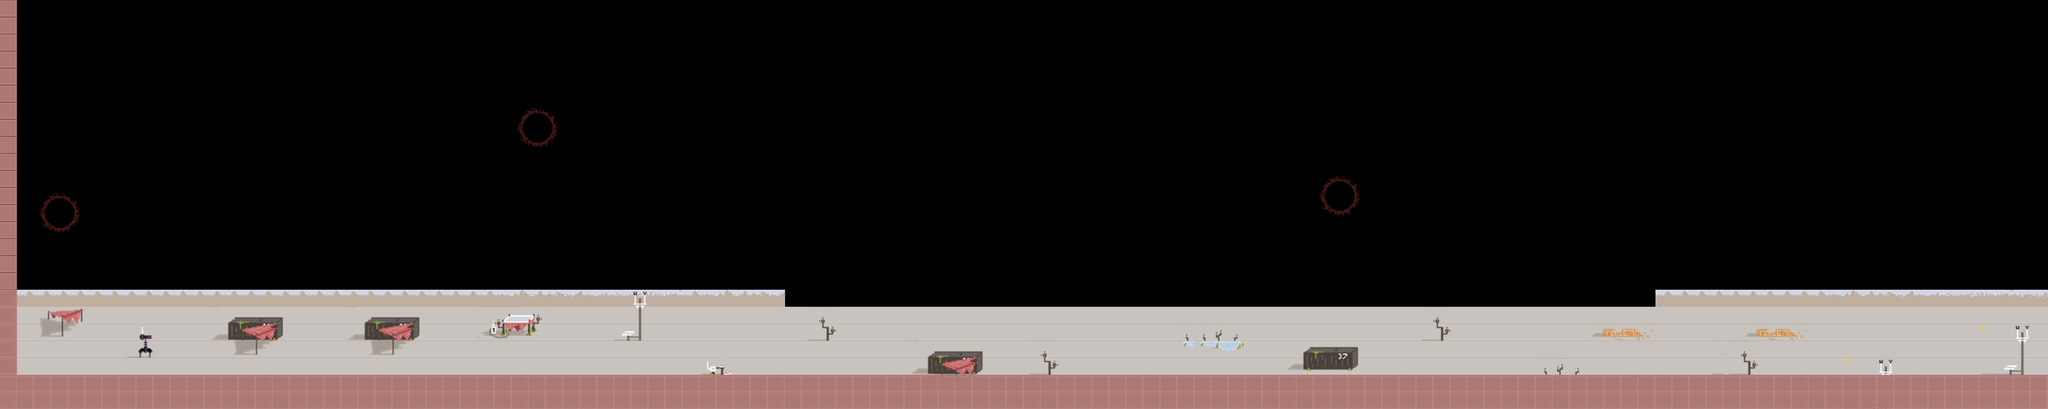

A 2D game scene composited from a Tiled map and its tileset images. What follows is a short description and the map's XML, with each tile layer's data collapsed to a summary:
An orthogonal 120x24 tile map with 32x32 px tiles, 3 tile layers (Base, Scence, Ground) and 2 objects (Portal, Vagabond).

<map version="1.10" tiledversion="1.10.2" orientation="orthogonal" renderorder="right-down" width="120" height="24" tilewidth="32" tileheight="32" infinite="0" nextlayerid="14" nextobjectid="63">
 <tileset firstgid="1" name="Desert" tilewidth="32" tileheight="32" tilecount="256" columns="16">
  <image source="assets/Tileset1.png" width="512" height="512" />
 </tileset>
 <layer id="1" name="Base" width="120" height="24">
  <data>[2880 cells, 789 non-empty, 30 distinct tile ids]</data>
 </layer>
 <layer id="4" name="Scence" width="120" height="24">
  <data>[2880 cells, 168 non-empty, 79 distinct tile ids]</data>
 </layer>
 <layer id="6" name="Ground" width="120" height="24">
  <data>[2880 cells, 262 non-empty, 1 distinct tile ids]</data>
 </layer>
 <objectgroup id="12" name="InteractItem">
  <object id="60" name="Portal" x="122" y="630" width="80" height="80">
   <properties>
    <property name="From" value="2" />
    <property name="To" value="1" />
   </properties>
  </object>
 </objectgroup>
 <objectgroup id="13" name="Enemy">
  <object id="62" name="Vagabond" x="912" y="352" />
 </objectgroup>
</map>